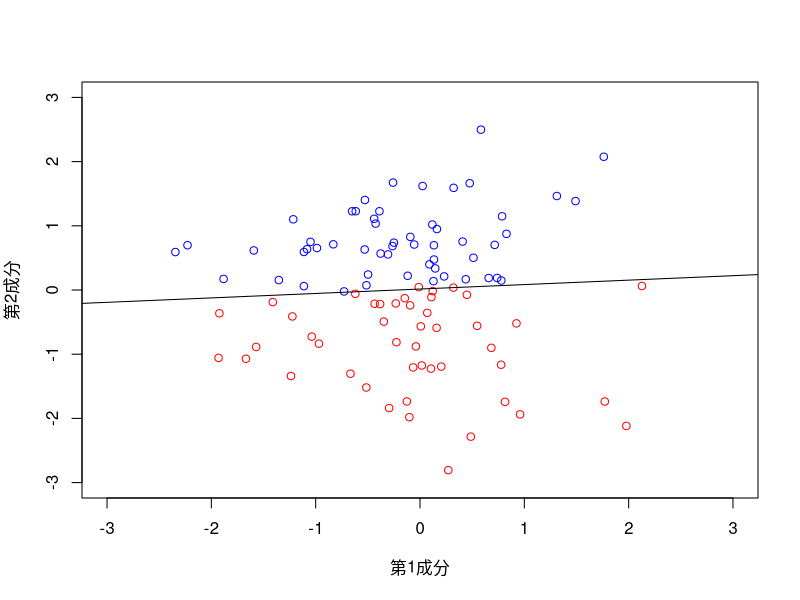

Recreate this plot in R.
# Load library
library(quadprog)

# Clear environment
rm(list = ls())

# Setting Japanese font (for MacOSX)
# par(family= "HiraKakuProN-W3")

# Chapter8 e.g.73
# 二次元サポートベクトルマシン
svm_1 <- function(X, y, C) {
  eps <- 0.0001
  n <- nrow(X)
  meq <- 1
  Dmat <- matrix(nrow = n, ncol = n)
  for (i in 1:n) {
    for (j in 1:n) {
      Dmat[i, j] <- sum(X[i, ] * X[j, ]) * y[i] * y[j]
    }
  }
  Dmat <- Dmat + eps * diag(n) # 対角成分に小さな値を加えて、正則にする。
  dvec <- rep(1, n)
  Amat <- matrix(nrow = 2 * n + 1, ncol = n)
  Amat[1, ] <- y
  Amat[2:(n + 1), 1:n] <- -diag(n)
  Amat[(n + 2):(2 * n + 1), 1:n] <- diag(n)
  Amat <- t(Amat) # このパッケージでは、Amatは転置にしたものを指定する。
  bvec <- c(0, rep(-C, n), rep(0, n))
  alpha <- solve.QP(Dmat = Dmat, dvec = dvec, 
                    Amat = Amat, bvec = bvec, meq = 1)$solution
  beta <- drop((alpha * y) %*% X)
  index <- (1:n)[eps < alpha & alpha < C - eps]
  beta_0 <- mean(y[index] - X[index, ] %*% beta)
  return(list(beta = beta, beta_0 = beta_0))
}

a <- rnorm(1)
b <- rnorm(1)
n <- 100
X <- matrix(rnorm(n * 2), ncol = 2, nrow = n)
y <- sign(a * X[, 1] + b * X[, 2] + 0.1 * rnorm(n))
plot(-3:3, -3:3,
     xlab = "第1成分", ylab = "第2成分",
     type = "n")
for (i in 1:n) {
  if (y[i] == -1) {
    points(X[i, 1], X[i, 2], col = "red")
  } else {
    points(X[i, 1], X[i, 2], col = "blue")
  }
}
qq <- svm_1(X, y, 10)
abline(-qq$beta_0 / qq$beta[2], -qq$beta[1] / qq$beta[2])
